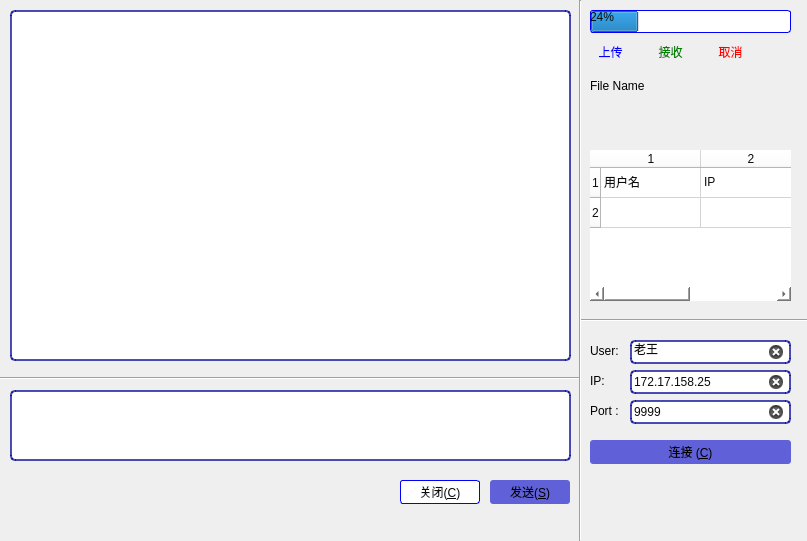
<?xml version="1.0" encoding="UTF-8"?>
<ui version="4.0">
 <class>MainWindow</class>
 <widget class="QMainWindow" name="MainWindow">
  <property name="geometry">
   <rect>
    <x>0</x>
    <y>0</y>
    <width>807</width>
    <height>541</height>
   </rect>
  </property>
  <property name="windowTitle">
   <string>MainWindow</string>
  </property>
  <widget class="QWidget" name="centralwidget">
   <widget class="QPushButton" name="btn_close">
    <property name="geometry">
     <rect>
      <x>400</x>
      <y>480</y>
      <width>80</width>
      <height>24</height>
     </rect>
    </property>
    <property name="styleSheet">
     <string notr="true">border-radius: 3px;
border: 1px solid blue;
background-color: rgba(255,255,255,1);
color: rgb(11, 11, 11);</string>
    </property>
    <property name="text">
     <string>关闭(&amp;C)</string>
    </property>
   </widget>
   <widget class="QPushButton" name="btn_send">
    <property name="geometry">
     <rect>
      <x>490</x>
      <y>480</y>
      <width>80</width>
      <height>24</height>
     </rect>
    </property>
    <property name="styleSheet">
     <string notr="true">background-color: rgba(0,0, 200, 0.6);
border-radius: 3px;</string>
    </property>
    <property name="text">
     <string>发送(&amp;S)</string>
    </property>
   </widget>
   <widget class="QTextEdit" name="textEdit_chat_history">
    <property name="geometry">
     <rect>
      <x>10</x>
      <y>10</y>
      <width>561</width>
      <height>351</height>
     </rect>
    </property>
    <property name="styleSheet">
     <string notr="true">border-radius: 5px;
color: rgb(0, 0, 0);
border: 1.5px solid;
border-color: rgba(0,0, 150, 0.7);
background-color: rgba(255,255,255,1);
color: rgb(11, 11, 11);</string>
    </property>
    <property name="readOnly">
     <bool>true</bool>
    </property>
   </widget>
   <widget class="QLineEdit" name="lineEdit_inputbox">
    <property name="geometry">
     <rect>
      <x>10</x>
      <y>390</y>
      <width>561</width>
      <height>71</height>
     </rect>
    </property>
    <property name="styleSheet">
     <string notr="true">border-radius: 5px;
color: rgb(0, 0, 0);
border: 1.5px solid;
border-color: rgba(0,0, 150, 0.7);
background-color: rgba(255,255,255,1);
color: rgb(11, 11, 11);</string>
    </property>
   </widget>
   <widget class="QProgressBar" name="progressBar">
    <property name="geometry">
     <rect>
      <x>590</x>
      <y>10</y>
      <width>201</width>
      <height>23</height>
     </rect>
    </property>
    <property name="styleSheet">
     <string notr="true">border-radius: 3px;
border: 1px solid blue;
background-color: rgba(255,255,255,1);
color: rgb(11, 11, 11);</string>
    </property>
    <property name="value">
     <number>24</number>
    </property>
   </widget>
   <widget class="QTableWidget" name="table_userlist">
    <property name="geometry">
     <rect>
      <x>590</x>
      <y>150</y>
      <width>201</width>
      <height>151</height>
     </rect>
    </property>
    <property name="styleSheet">
     <string notr="true">border-radius: 3px;

background-color: rgba(255,255,255,1);
color: rgb(11, 11, 11);</string>
    </property>
    <property name="rowCount">
     <number>2</number>
    </property>
    <property name="columnCount">
     <number>2</number>
    </property>
    <row/>
    <row/>
    <column/>
    <column/>
    <item row="0" column="0">
     <property name="text">
      <string>用户名</string>
     </property>
    </item>
    <item row="0" column="1">
     <property name="text">
      <string>IP</string>
     </property>
    </item>
    <item row="1" column="0">
     <property name="text">
      <string/>
     </property>
    </item>
    <item row="1" column="1">
     <property name="text">
      <string/>
     </property>
    </item>
   </widget>
   <widget class="QLabel" name="label_filename">
    <property name="geometry">
     <rect>
      <x>590</x>
      <y>70</y>
      <width>91</width>
      <height>31</height>
     </rect>
    </property>
    <property name="text">
     <string>File Name</string>
    </property>
   </widget>
   <widget class="QPushButton" name="btn_connect">
    <property name="geometry">
     <rect>
      <x>590</x>
      <y>440</y>
      <width>201</width>
      <height>24</height>
     </rect>
    </property>
    <property name="styleSheet">
     <string notr="true">background-color: rgba(0,0, 200, 0.6);
border-radius: 3px;</string>
    </property>
    <property name="text">
     <string>连接 (&amp;C)</string>
    </property>
   </widget>
   <widget class="QLineEdit" name="lineEdit_ip">
    <property name="geometry">
     <rect>
      <x>630</x>
      <y>370</y>
      <width>161</width>
      <height>24</height>
     </rect>
    </property>
    <property name="styleSheet">
     <string notr="true">border-radius: 5px;
color: rgb(0, 0, 0);
border: 1.5px solid;
border-color: rgba(0,0, 150, 0.7);
background-color: rgba(255,255,255,1);
color: rgb(11, 11, 11);</string>
    </property>
    <property name="text">
     <string>172.17.158.25</string>
    </property>
    <property name="clearButtonEnabled">
     <bool>true</bool>
    </property>
   </widget>
   <widget class="QLineEdit" name="lineEdit_port">
    <property name="geometry">
     <rect>
      <x>630</x>
      <y>400</y>
      <width>161</width>
      <height>24</height>
     </rect>
    </property>
    <property name="styleSheet">
     <string notr="true">border-radius: 5px;
color: rgb(0, 0, 0);
border: 1.5px solid;
border-color: rgba(0,0, 150, 0.7);
background-color: rgba(255,255,255,1);
color: rgb(11, 11, 11);</string>
    </property>
    <property name="text">
     <string>9999</string>
    </property>
    <property name="clearButtonEnabled">
     <bool>true</bool>
    </property>
   </widget>
   <widget class="QLabel" name="label_upload_2">
    <property name="geometry">
     <rect>
      <x>590</x>
      <y>400</y>
      <width>31</width>
      <height>21</height>
     </rect>
    </property>
    <property name="text">
     <string>Port :</string>
    </property>
   </widget>
   <widget class="QLabel" name="label_upload_3">
    <property name="geometry">
     <rect>
      <x>590</x>
      <y>370</y>
      <width>21</width>
      <height>21</height>
     </rect>
    </property>
    <property name="text">
     <string>IP:</string>
    </property>
   </widget>
   <widget class="Line" name="line">
    <property name="geometry">
     <rect>
      <x>580</x>
      <y>310</y>
      <width>241</width>
      <height>20</height>
     </rect>
    </property>
    <property name="orientation">
     <enum>Qt::Horizontal</enum>
    </property>
   </widget>
   <widget class="Line" name="line_2">
    <property name="geometry">
     <rect>
      <x>0</x>
      <y>370</y>
      <width>581</width>
      <height>16</height>
     </rect>
    </property>
    <property name="orientation">
     <enum>Qt::Horizontal</enum>
    </property>
   </widget>
   <widget class="Line" name="line_3">
    <property name="geometry">
     <rect>
      <x>570</x>
      <y>0</y>
      <width>20</width>
      <height>541</height>
     </rect>
    </property>
    <property name="orientation">
     <enum>Qt::Vertical</enum>
    </property>
   </widget>
   <widget class="QLabel" name="label_upload_4">
    <property name="geometry">
     <rect>
      <x>590</x>
      <y>340</y>
      <width>31</width>
      <height>21</height>
     </rect>
    </property>
    <property name="text">
     <string>User:</string>
    </property>
   </widget>
   <widget class="QLineEdit" name="lineEdit_user">
    <property name="geometry">
     <rect>
      <x>630</x>
      <y>340</y>
      <width>161</width>
      <height>24</height>
     </rect>
    </property>
    <property name="styleSheet">
     <string notr="true">border-radius: 5px;
color: rgb(0, 0, 0);
border: 1.5px solid;
border-color: rgba(0,0, 150, 0.7);
background-color: rgba(255,255,255,1);
color: rgb(11, 11, 11);</string>
    </property>
    <property name="text">
     <string>老王</string>
    </property>
    <property name="clearButtonEnabled">
     <bool>true</bool>
    </property>
   </widget>
   <widget class="QLabel" name="label_speed">
    <property name="geometry">
     <rect>
      <x>590</x>
      <y>110</y>
      <width>161</width>
      <height>21</height>
     </rect>
    </property>
    <property name="text">
     <string/>
    </property>
   </widget>
   <widget class="QPushButton" name="btn_upload">
    <property name="geometry">
     <rect>
      <x>590</x>
      <y>40</y>
      <width>41</width>
      <height>24</height>
     </rect>
    </property>
    <property name="styleSheet">
     <string notr="true">background-color: rgba(0,0, 0, 0);
border-radius: 3px;
color: blue;</string>
    </property>
    <property name="text">
     <string>上传</string>
    </property>
   </widget>
   <widget class="QPushButton" name="btn_accept">
    <property name="geometry">
     <rect>
      <x>650</x>
      <y>40</y>
      <width>41</width>
      <height>24</height>
     </rect>
    </property>
    <property name="styleSheet">
     <string notr="true">background-color: rgba(0,0, 0, 0);
border-radius: 3px;
color: green;</string>
    </property>
    <property name="text">
     <string>接收</string>
    </property>
   </widget>
   <widget class="QPushButton" name="btn_cancel">
    <property name="geometry">
     <rect>
      <x>710</x>
      <y>40</y>
      <width>41</width>
      <height>24</height>
     </rect>
    </property>
    <property name="styleSheet">
     <string notr="true">background-color: rgba(0,0, 0, 0);
border-radius: 3px;
color: red;</string>
    </property>
    <property name="text">
     <string>取消</string>
    </property>
   </widget>
   <widget class="QLabel" name="label_filesize">
    <property name="geometry">
     <rect>
      <x>700</x>
      <y>70</y>
      <width>91</width>
      <height>31</height>
     </rect>
    </property>
    <property name="text">
     <string/>
    </property>
   </widget>
  </widget>
 </widget>
 <resources/>
 <connections>
  <connection>
   <sender>lineEdit_inputbox</sender>
   <signal>returnPressed()</signal>
   <receiver>btn_send</receiver>
   <slot>click()</slot>
   <hints>
    <hint type="sourcelabel">
     <x>290</x>
     <y>425</y>
    </hint>
    <hint type="destinationlabel">
     <x>529</x>
     <y>491</y>
    </hint>
   </hints>
  </connection>
  <connection>
   <sender>lineEdit_ip</sender>
   <signal>returnPressed()</signal>
   <receiver>btn_connect</receiver>
   <slot>click()</slot>
   <hints>
    <hint type="sourcelabel">
     <x>710</x>
     <y>381</y>
    </hint>
    <hint type="destinationlabel">
     <x>690</x>
     <y>451</y>
    </hint>
   </hints>
  </connection>
  <connection>
   <sender>lineEdit_port</sender>
   <signal>returnPressed()</signal>
   <receiver>btn_connect</receiver>
   <slot>click()</slot>
   <hints>
    <hint type="sourcelabel">
     <x>710</x>
     <y>411</y>
    </hint>
    <hint type="destinationlabel">
     <x>690</x>
     <y>451</y>
    </hint>
   </hints>
  </connection>
  <connection>
   <sender>lineEdit_user</sender>
   <signal>returnPressed()</signal>
   <receiver>btn_connect</receiver>
   <slot>click()</slot>
   <hints>
    <hint type="sourcelabel">
     <x>710</x>
     <y>351</y>
    </hint>
    <hint type="destinationlabel">
     <x>690</x>
     <y>451</y>
    </hint>
   </hints>
  </connection>
 </connections>
</ui>
